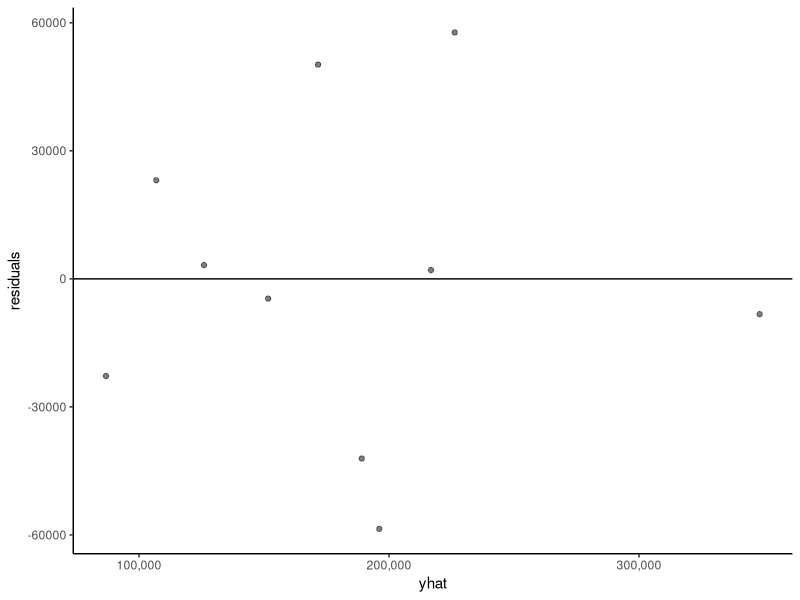
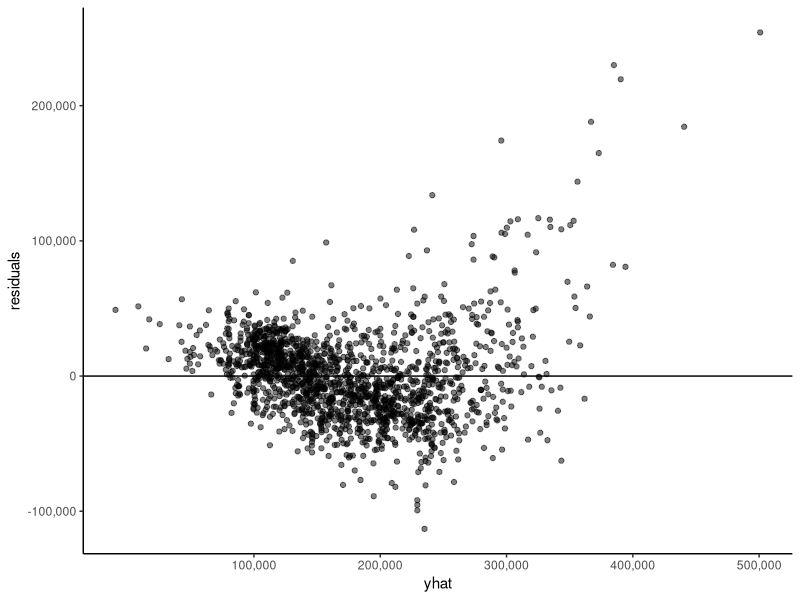

Write the R code that produced these figures, in order.
library(tidyverse)
library(scales)
ames_train <- read_csv("ames_train.csv")
ames_train %>% print(width = Inf)

# For the toy example in the slides, we use only the first 10 rows
ames_train <- ames_train[1:10, ]


x <- ames_train$total_living_area
x
y <- ames_train$sale_price
y
n <- length(y)

# estimate coefficients using LS
b1 <- cov(x, y) / var(x)
b1
# alternatively
b1 <- cor(x, y) * sd(y) / sd(x)
b1
b0 <- mean(y) - b1 * mean(x)
b0

# compute predictions
yhat <- b0 + b1 * x

# compute residuals
r <- y - yhat
# estimate sigma2
sigma2_est <- sum(r^2) / (n-2)

# compute SD of beta0
sigma_b0_est <- sqrt(sigma2_est * sum(x^2) / (n * sum(x^2) - sum(x)^2))
sigma_b0_est
# compute SD of beta1
sigma_b1_est <- sqrt(n * sigma2_est / (n * sum(x^2) - sum(x)^2))
sigma_b1_est

# compute test statistic of beta0
t_b0 <- b0 / sigma_b0_est
t_b0
# compute test statistic of beta1
t_b1 <- b1 / sigma_b1_est
t_b1

# compute p-value for beta0
p_b0 <- 2*(1 - pt(abs(t_b0), n-2))
p_b0
# compute p-value for beta1
p_b1 <- 2*(1 - pt(abs(t_b1), n-2))
p_b1



# note that these values match what we get from summary(lm())
ls_fit <- lm(sale_price ~ total_living_area, ames_train)
summary(ls_fit)



#-----------------------------------------------------------------------------#
################# residual plot ###############################################
#-----------------------------------------------------------------------------#

data.frame(residuals = r, yhat = yhat) %>%
  ggplot() +
  geom_point(aes(x = yhat, y = residuals),
             alpha = 0.5) +
  geom_hline(yintercept = 0) +
  theme_classic() +
  scale_x_continuous(breaks = 1:5 * 1e05,
                     labels = comma(1:5 * 1e05)) 
  # scale_y_continuous(breaks = -2:3 * 1e05,
  #                    labels = comma(-2:3 * 1e05))





# recreate residual plot for multiple regression
ames_train_multi <- read_csv("ames_train_multi.csv")
ls_fit_multi <- lm(sale_price ~ total_living_area + quality_score + 
                     year_built + bedrooms, ames_train_multi)
summary(ls_fit_multi)

# residual plot
data.frame(residuals = ls_fit_multi$residuals,
           yhat = ls_fit_multi$fitted) %>%
  ggplot() +
  geom_point(aes(x = yhat, y = residuals),
             alpha = 0.5) +
  geom_hline(yintercept = 0) +
  theme_classic() +
  scale_x_continuous(breaks = 1:5 * 1e05,
                     labels = comma(1:5 * 1e05)) +
  scale_y_continuous(breaks = -2:3 * 1e05,
                     labels = comma(-2:3 * 1e05))

